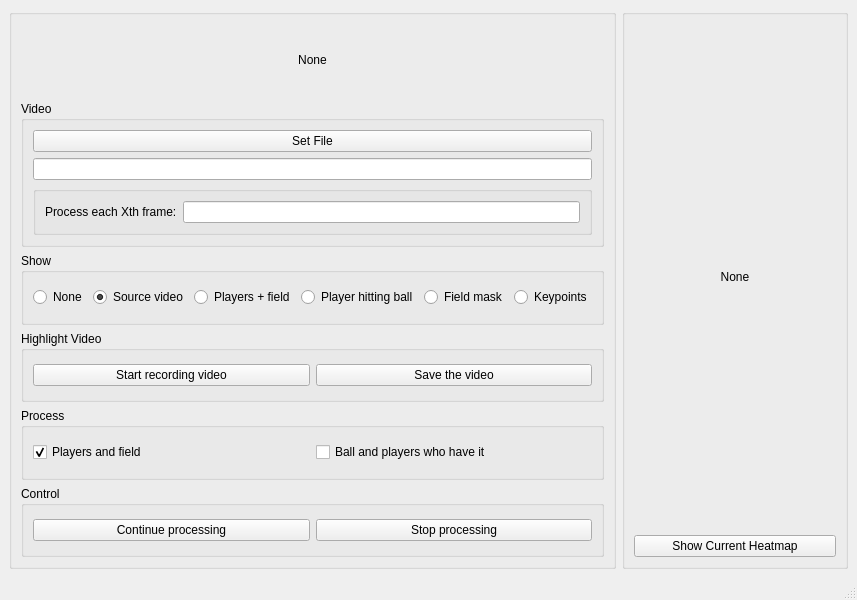
<?xml version="1.0" encoding="UTF-8"?>
<ui version="4.0">
 <class>MainWindow</class>
 <widget class="QMainWindow" name="MainWindow">
  <property name="geometry">
   <rect>
    <x>0</x>
    <y>0</y>
    <width>857</width>
    <height>600</height>
   </rect>
  </property>
  <property name="windowTitle">
   <string>MainWindow</string>
  </property>
  <widget class="QWidget" name="centralwidget">
   <layout class="QHBoxLayout" name="horizontalLayout_3" stretch="1,1">
    <item>
     <widget class="QGroupBox" name="groupBox_5">
      <property name="title">
       <string/>
      </property>
      <layout class="QVBoxLayout" name="verticalLayout_3">
       <item>
        <widget class="QLabel" name="video_label">
         <property name="sizePolicy">
          <sizepolicy hsizetype="Preferred" vsizetype="Preferred">
           <horstretch>0</horstretch>
           <verstretch>0</verstretch>
          </sizepolicy>
         </property>
         <property name="text">
          <string>None</string>
         </property>
         <property name="alignment">
          <set>Qt::AlignCenter</set>
         </property>
        </widget>
       </item>
       <item>
        <widget class="QGroupBox" name="groupBox_3">
         <property name="title">
          <string>Video</string>
         </property>
         <layout class="QVBoxLayout" name="verticalLayout_2">
          <item>
           <widget class="QPushButton" name="set_video">
            <property name="text">
             <string>Set File</string>
            </property>
           </widget>
          </item>
          <item>
           <widget class="QLineEdit" name="video_path"/>
          </item>
          <item>
           <widget class="QGroupBox" name="groupBox_4">
            <property name="title">
             <string/>
            </property>
            <layout class="QFormLayout" name="formLayout">
             <item row="0" column="0">
              <widget class="QLabel" name="label">
               <property name="text">
                <string>Process each Xth frame:</string>
               </property>
              </widget>
             </item>
             <item row="0" column="1">
              <widget class="QLineEdit" name="each_frame"/>
             </item>
            </layout>
           </widget>
          </item>
         </layout>
        </widget>
       </item>
       <item>
        <widget class="QGroupBox" name="groupBox">
         <property name="title">
          <string>Show</string>
         </property>
         <layout class="QHBoxLayout" name="horizontalLayout">
          <item>
           <widget class="QRadioButton" name="radio_none">
            <property name="text">
             <string>None</string>
            </property>
           </widget>
          </item>
          <item>
           <widget class="QRadioButton" name="radio_video">
            <property name="text">
             <string>Source video</string>
            </property>
            <property name="checked">
             <bool>true</bool>
            </property>
           </widget>
          </item>
          <item>
           <widget class="QRadioButton" name="radio_players">
            <property name="text">
             <string>Players + field</string>
            </property>
           </widget>
          </item>
          <item>
           <widget class="QRadioButton" name="radio_hit">
            <property name="text">
             <string>Player hitting ball</string>
            </property>
           </widget>
          </item>
          <item>
           <widget class="QRadioButton" name="radio_field">
            <property name="text">
             <string>Field mask</string>
            </property>
           </widget>
          </item>
          <item>
           <widget class="QRadioButton" name="radio_keypoints">
            <property name="text">
             <string>Keypoints</string>
            </property>
           </widget>
          </item>
         </layout>
        </widget>
       </item>
       <item>
        <widget class="QGroupBox" name="groupBox_8">
         <property name="title">
          <string>Highlight Video</string>
         </property>
         <layout class="QHBoxLayout" name="horizontalLayout_5">
          <item>
           <widget class="QPushButton" name="gen_highlight_video">
            <property name="text">
             <string>Start recording video</string>
            </property>
           </widget>
          </item>
          <item>
           <widget class="QPushButton" name="stop_highlight_video">
            <property name="text">
             <string>Save the video</string>
            </property>
           </widget>
          </item>
         </layout>
        </widget>
       </item>
       <item>
        <widget class="QGroupBox" name="groupBox_7">
         <property name="title">
          <string>Process</string>
         </property>
         <layout class="QHBoxLayout" name="horizontalLayout_4">
          <item>
           <widget class="QCheckBox" name="checkbox_players">
            <property name="text">
             <string>Players and field</string>
            </property>
            <property name="checked">
             <bool>true</bool>
            </property>
           </widget>
          </item>
          <item>
           <widget class="QCheckBox" name="checkbox_ball">
            <property name="text">
             <string>Ball and players who have it</string>
            </property>
           </widget>
          </item>
         </layout>
        </widget>
       </item>
       <item>
        <widget class="QGroupBox" name="groupBox_2">
         <property name="title">
          <string>Control</string>
         </property>
         <layout class="QHBoxLayout" name="horizontalLayout_2">
          <item>
           <widget class="QPushButton" name="start">
            <property name="text">
             <string>Continue processing</string>
            </property>
           </widget>
          </item>
          <item>
           <widget class="QPushButton" name="stop">
            <property name="text">
             <string>Stop processing</string>
            </property>
           </widget>
          </item>
         </layout>
        </widget>
       </item>
      </layout>
     </widget>
    </item>
    <item>
     <widget class="QGroupBox" name="groupBox_6">
      <property name="title">
       <string/>
      </property>
      <layout class="QVBoxLayout" name="verticalLayout">
       <item>
        <widget class="QLabel" name="field_label">
         <property name="text">
          <string>None</string>
         </property>
         <property name="alignment">
          <set>Qt::AlignCenter</set>
         </property>
        </widget>
       </item>
       <item>
        <widget class="QPushButton" name="button_show_heatmap">
         <property name="text">
          <string>Show Current Heatmap</string>
         </property>
        </widget>
       </item>
      </layout>
     </widget>
    </item>
   </layout>
  </widget>
  <widget class="QMenuBar" name="menubar">
   <property name="geometry">
    <rect>
     <x>0</x>
     <y>0</y>
     <width>857</width>
     <height>23</height>
    </rect>
   </property>
  </widget>
  <widget class="QStatusBar" name="statusbar"/>
 </widget>
 <resources/>
 <connections/>
</ui>
